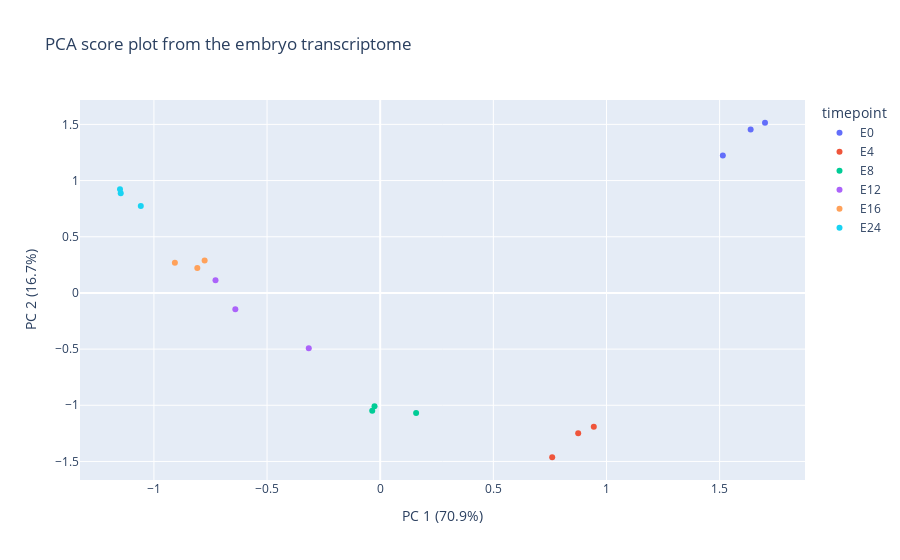

Notebook code cell kept with this figure:
### Code cell
fig = px.scatter(
    df_for_plot, x = "PC1", y = "PC2", color = "timepoint", 
    labels = custom_axis_labels, 
    title = "PCA score plot from the embryo transcriptome"
)
fig.update_layout(xaxis_title=custom_axis_labels["0"], yaxis_title=custom_axis_labels["1"])
fig.show()

### Figure 1 — Plotly figure (JSON) as saved in the notebook; plotly's stock layout.template omitted (floating-point values rounded to 4 significant figures)
{"data": [{"hovertemplate": "timepoint=E0<br>PC1=%{x}<br>PC2=%{y}<extra></extra>", "legendgroup": "E0", "marker": {"color": "#636efa", "symbol": "circle"}, "mode": "markers", "name": "E0", "orientation": "v", "showlegend": true, "type": "scatter", "x": [1.701, 1.514, 1.637], "xaxis": "x", "y": [1.515, 1.223, 1.456], "yaxis": "y"}, {"hovertemplate": "timepoint=E4<br>PC1=%{x}<br>PC2=%{y}<extra></extra>", "legendgroup": "E4", "marker": {"color": "#EF553B", "symbol": "circle"}, "mode": "markers", "name": "E4", "orientation": "v", "showlegend": true, "type": "scatter", "x": [0.7601, 0.875, 0.9439], "xaxis": "x", "y": [-1.463, -1.25, -1.19], "yaxis": "y"}, {"hovertemplate": "timepoint=E8<br>PC1=%{x}<br>PC2=%{y}<extra></extra>", "legendgroup": "E8", "marker": {"color": "#00cc96", "symbol": "circle"}, "mode": "markers", "name": "E8", "orientation": "v", "showlegend": true, "type": "scatter", "x": [-0.0352, -0.0251, 0.1588], "xaxis": "x", "y": [-1.048, -1.01, -1.068], "yaxis": "y"}, {"hovertemplate": "timepoint=E12<br>PC1=%{x}<br>PC2=%{y}<extra></extra>", "legendgroup": "E12", "marker": {"color": "#ab63fa", "symbol": "circle"}, "mode": "markers", "name": "E12", "orientation": "v", "showlegend": true, "type": "scatter", "x": [-0.7278, -0.6401, -0.3156], "xaxis": "x", "y": [0.1125, -0.1454, -0.4929], "yaxis": "y"}, {"hovertemplate": "timepoint=E16<br>PC1=%{x}<br>PC2=%{y}<extra></extra>", "legendgroup": "E16", "marker": {"color": "#FFA15A", "symbol": "circle"}, "mode": "markers", "name": "E16", "orientation": "v", "showlegend": true, "type": "scatter", "x": [-0.9073, -0.8082, -0.7759], "xaxis": "x", "y": [0.2683, 0.2222, 0.2876], "yaxis": "y"}, {"hovertemplate": "timepoint=E24<br>PC1=%{x}<br>PC2=%{y}<extra></extra>", "legendgroup": "E24", "marker": {"color": "#19d3f3", "symbol": "circle"}, "mode": "markers", "name": "E24", "orientation": "v", "showlegend": true, "type": "scatter", "x": [-1.147, -1.15, -1.058], "xaxis": "x", "y": [0.8863, 0.9231, 0.773], "yaxis": "y"}], "layout": {"legend": {"title": {"text": "timepoint"}, "tracegroupgap": 0}, "title": {"text": "PCA score plot from the embryo transcriptome"}, "xaxis": {"anchor": "y", "domain": [0, 1], "title": {"text": "PC 1 (70.9%)"}}, "yaxis": {"anchor": "x", "domain": [0, 1], "title": {"text": "PC 2 (16.7%)"}}}}
